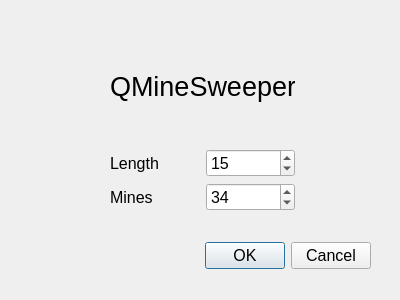
<?xml version="1.0" encoding="UTF-8"?>
<ui version="4.0">
 <class>Dialog</class>
 <widget class="QDialog" name="Dialog">
  <property name="geometry">
   <rect>
    <x>0</x>
    <y>0</y>
    <width>400</width>
    <height>300</height>
   </rect>
  </property>
  <property name="font">
   <font>
    <family>Segoe UI</family>
   </font>
  </property>
  <property name="windowTitle">
   <string>Dialog</string>
  </property>
  <widget class="QDialogButtonBox" name="buttonBox">
   <property name="geometry">
    <rect>
     <x>30</x>
     <y>240</y>
     <width>341</width>
     <height>32</height>
    </rect>
   </property>
   <property name="font">
    <font>
     <family>Segoe UI</family>
     <pointsize>12</pointsize>
    </font>
   </property>
   <property name="orientation">
    <enum>Qt::Horizontal</enum>
   </property>
   <property name="standardButtons">
    <set>QDialogButtonBox::Cancel|QDialogButtonBox::Ok</set>
   </property>
  </widget>
  <widget class="QWidget" name="verticalLayoutWidget">
   <property name="geometry">
    <rect>
     <x>110</x>
     <y>30</y>
     <width>185</width>
     <height>181</height>
    </rect>
   </property>
   <layout class="QVBoxLayout" name="verticalLayout">
    <item>
     <widget class="QLabel" name="label">
      <property name="font">
       <font>
        <family>Segoe UI</family>
        <pointsize>20</pointsize>
       </font>
      </property>
      <property name="text">
       <string>QMineSweeper</string>
      </property>
     </widget>
    </item>
    <item>
     <layout class="QHBoxLayout" name="horizontalLayout">
      <item>
       <widget class="QLabel" name="label_2">
        <property name="font">
         <font>
          <family>Segoe UI</family>
          <pointsize>12</pointsize>
         </font>
        </property>
        <property name="text">
         <string>Length</string>
        </property>
       </widget>
      </item>
      <item>
       <widget class="QSpinBox" name="lengthSpinBox">
        <property name="font">
         <font>
          <family>Segoe UI</family>
          <pointsize>12</pointsize>
         </font>
        </property>
        <property name="minimum">
         <number>6</number>
        </property>
        <property name="maximum">
         <number>30</number>
        </property>
        <property name="value">
         <number>15</number>
        </property>
       </widget>
      </item>
     </layout>
    </item>
    <item>
     <layout class="QHBoxLayout" name="horizontalLayout_2">
      <item>
       <widget class="QLabel" name="label_3">
        <property name="font">
         <font>
          <family>Segoe UI</family>
          <pointsize>12</pointsize>
         </font>
        </property>
        <property name="text">
         <string>Mines</string>
        </property>
       </widget>
      </item>
      <item>
       <widget class="QSpinBox" name="mineCountSpinBox">
        <property name="font">
         <font>
          <family>Segoe UI</family>
          <pointsize>12</pointsize>
         </font>
        </property>
        <property name="buttonSymbols">
         <enum>QAbstractSpinBox::UpDownArrows</enum>
        </property>
        <property name="prefix">
         <string/>
        </property>
        <property name="value">
         <number>34</number>
        </property>
       </widget>
      </item>
     </layout>
    </item>
   </layout>
  </widget>
 </widget>
 <resources/>
 <connections>
  <connection>
   <sender>buttonBox</sender>
   <signal>accepted()</signal>
   <receiver>Dialog</receiver>
   <slot>accept()</slot>
   <hints>
    <hint type="sourcelabel">
     <x>248</x>
     <y>254</y>
    </hint>
    <hint type="destinationlabel">
     <x>157</x>
     <y>274</y>
    </hint>
   </hints>
  </connection>
  <connection>
   <sender>buttonBox</sender>
   <signal>rejected()</signal>
   <receiver>Dialog</receiver>
   <slot>reject()</slot>
   <hints>
    <hint type="sourcelabel">
     <x>316</x>
     <y>260</y>
    </hint>
    <hint type="destinationlabel">
     <x>286</x>
     <y>274</y>
    </hint>
   </hints>
  </connection>
 </connections>
</ui>
